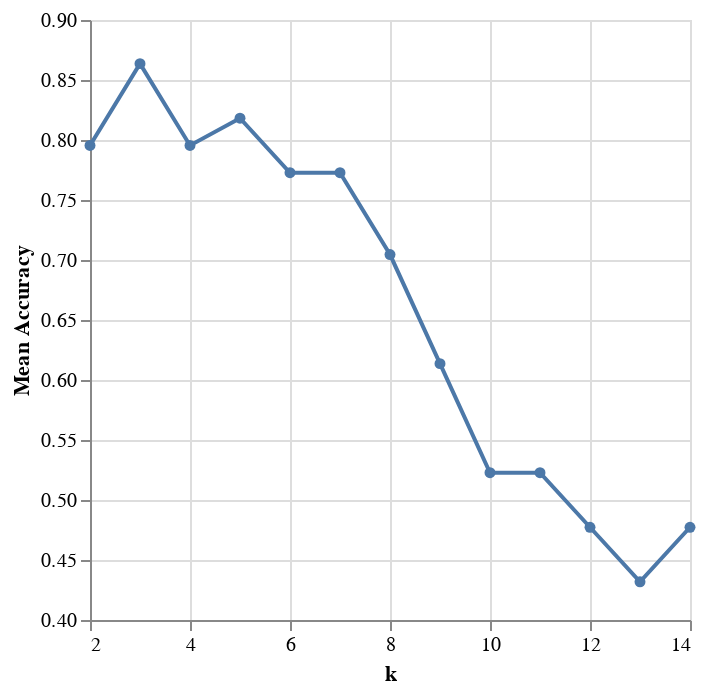

The code cell stored with this chart in its notebook:
### Markdown cell above
**Question 4.2**
<br>{points: 1} 


Visually inspecting the grid search results can help us find the best value for the number of neighbors parameter.

Create a line plot using the `accuracies_grid` dataframe with `param_kneighborsclassifier__n_neighbors` on the x-axis and the `mean_test_score` on the y-axis. Use `point=True` to include a point for each value of $K$. Make it an effective visualization.

*Assign your answer to a variable called `accuracy_versus_k_grid`.*

### Code cell
# ___ = alt.Chart(___).mark_line(___).encode(
#     x=alt.X(___)
#         .title(___)
#         .scale(zero=False),
#     y=alt.Y(___)
#         .title(___)
#         .scale(zero=False)
# )


# your code here
accuracy_versus_k_grid = alt.Chart(accuracies_grid).mark_line(point=True).encode(
    x=alt.X("param_kneighborsclassifier__n_neighbors")
        .title("k")
        .scale(zero=False),
    y=alt.Y("mean_test_score")
        .title("Mean Accuracy")
        .scale(zero=False)
)
accuracy_versus_k_grid

### Figure 1 — Vega-Lite specification as saved in the notebook (floating-point values rounded to 4 significant figures)
{"config": {"view": {"continuousWidth": 300, "continuousHeight": 300}}, "data": {"name": "data-32b85923bd4f927b6299a6d55132558c"}, "mark": {"type": "line", "point": true}, "encoding": {"x": {"field": "param_kneighborsclassifier__n_neighbors", "scale": {"zero": false}, "title": "k", "type": "quantitative"}, "y": {"field": "mean_test_score", "scale": {"zero": false}, "title": "Mean Accuracy", "type": "quantitative"}}, "$schema": "https://vega.github.io/schema/vega-lite/v5.8.0.json", "datasets": {"data-32b85923bd4f927b6299a6d55132558c": [{"mean_fit_time": 0.007213, "std_fit_time": 0.000827, "mean_score_time": 0.006394, "std_score_time": 0.001255, "param_kneighborsclassifier__n_neighbors": 2, "params": {"kneighborsclassifier__n_neighbors": 2}, "split0_test_score": 0.8182, "split1_test_score": 1.0, "split2_test_score": 0.8182, "split3_test_score": 0.5455, "mean_test_score": 0.7955, "std_test_score": 0.1623, "rank_test_score": 3}, {"mean_fit_time": 0.006319, "std_fit_time": 0.0003671, "mean_score_time": 0.005864, "std_score_time": 0.000261, "param_kneighborsclassifier__n_neighbors": 3, "params": {"kneighborsclassifier__n_neighbors": 3}, "split0_test_score": 1.0, "split1_test_score": 0.9091, "split2_test_score": 0.7273, "split3_test_score": 0.8182, "mean_test_score": 0.8636, "std_test_score": 0.1016, "rank_test_score": 1}, {"mean_fit_time": 0.006945, "std_fit_time": 0.0009485, "mean_score_time": 0.006323, "std_score_time": 0.00048, "param_kneighborsclassifier__n_neighbors": 4, "params": {"kneighborsclassifier__n_neighbors": 4}, "split0_test_score": 0.9091, "split1_test_score": 0.7273, "split2_test_score": 0.7273, "split3_test_score": 0.8182, "mean_test_score": 0.7955, "std_test_score": 0.07538, "rank_test_score": 4}, {"mean_fit_time": 0.006228, "std_fit_time": 0.0004957, "mean_score_time": 0.005783, "std_score_time": 0.0001926, "param_kneighborsclassifier__n_neighbors": 5, "params": {"kneighborsclassifier__n_neighbors": 5}, "split0_test_score": 1.0, "split1_test_score": 0.7273, "split2_test_score": 0.7273, "split3_test_score": 0.8182, "mean_test_score": 0.8182, "std_test_score": 0.1113, "rank_test_score": 2}, {"mean_fit_time": 0.006556, "std_fit_time": 0.0005404, "mean_score_time": 0.005704, "std_score_time": 0.0003006, "param_kneighborsclassifier__n_neighbors": 6, "params": {"kneighborsclassifier__n_neighbors": 6}, "split0_test_score": 1.0, "split1_test_score": 0.6364, "split2_test_score": 0.7273, "split3_test_score": 0.7273, "mean_test_score": 0.7727, "std_test_score": 0.1364, "rank_test_score": 5}, {"mean_fit_time": 0.006124, "std_fit_time": 0.0005102, "mean_score_time": 0.005869, "std_score_time": 0.0002485, "param_kneighborsclassifier__n_neighbors": 7, "params": {"kneighborsclassifier__n_neighbors": 7}, "split0_test_score": 1.0, "split1_test_score": 0.6364, "split2_test_score": 0.7273, "split3_test_score": 0.7273, "mean_test_score": 0.7727, "std_test_score": 0.1364, "rank_test_score": 5}, {"mean_fit_time": 0.006115, "std_fit_time": 0.0003635, "mean_score_time": 0.005986, "std_score_time": 0.0003969, "param_kneighborsclassifier__n_neighbors": 8, "params": {"kneighborsclassifier__n_neighbors": 8}, "split0_test_score": 1.0, "split1_test_score": 0.6364, "split2_test_score": 0.6364, "split3_test_score": 0.5455, "mean_test_score": 0.7045, "std_test_score": 0.1746, "rank_test_score": 7}, {"mean_fit_time": 0.005998, "std_fit_time": 0.0004373, "mean_score_time": 0.006644, "std_score_time": 0.0007384, "param_kneighborsclassifier__n_neighbors": 9, "params": {"kneighborsclassifier__n_neighbors": 9}, "split0_test_score": 0.8182, "split1_test_score": 0.6364, "split2_test_score": 0.5455, "split3_test_score": 0.4545, "mean_test_score": 0.6136, "std_test_score": 0.1345, "rank_test_score": 8}, {"mean_fit_time": 0.007108, "std_fit_time": 0.0005133, "mean_score_time": 0.006518, "std_score_time": 0.0006732, "param_kneighborsclassifier__n_neighbors": 10, "params": {"kneighborsclassifier__n_neighbors": 10}, "split0_test_score": 0.8182, "split1_test_score": 0.5455, "split2_test_score": 0.3636, "split3_test_score": 0.3636, "mean_test_score": 0.5227, "std_test_score": 0.186, "rank_test_score": 9}, {"mean_fit_time": 0.006002, "std_fit_time": 0.0001887, "mean_score_time": 0.005952, "std_score_time": 0.0002998, "param_kneighborsclassifier__n_neighbors": 11, "params": {"kneighborsclassifier__n_neighbors": 11}, "split0_test_score": 0.8182, "split1_test_score": 0.6364, "split2_test_score": 0.3636, "split3_test_score": 0.2727, "mean_test_score": 0.5227, "std_test_score": 0.2168, "rank_test_score": 10}, {"mean_fit_time": 0.005985, "std_fit_time": 0.0005122, "mean_score_time": 0.00588, "std_score_time": 0.0004901, "param_kneighborsclassifier__n_neighbors": 12, "params": {"kneighborsclassifier__n_neighbors": 12}, "split0_test_score": 0.5455, "split1_test_score": 0.4545, "split2_test_score": 0.4545, "split3_test_score": 0.4545, "mean_test_score": 0.4773, "std_test_score": 0.03936, "rank_test_score": 11}, {"mean_fit_time": 0.006484, "std_fit_time": 0.0006786, "mean_score_time": 0.005627, "std_score_time": 7.744e-05, "param_kneighborsclassifier__n_neighbors": 13, "params": {"kneighborsclassifier__n_neighbors": 13}, "split0_test_score": 0.5455, "split1_test_score": 0.5455, "split2_test_score": 0.2727, "split3_test_score": 0.3636, "mean_test_score": 0.4318, "std_test_score": 0.1181, "rank_test_score": 13}, {"mean_fit_time": 0.006768, "std_fit_time": 0.0008969, "mean_score_time": 0.006177, "std_score_time": 0.000676, "param_kneighborsclassifier__n_neighbors": 14, "params": {"kneighborsclassifier__n_neighbors": 14}, "split0_test_score": 0.5455, "split1_test_score": 0.5455, "split2_test_score": 0.2727, "split3_test_score": 0.5455, "mean_test_score": 0.4773, "std_test_score": 0.1181, "rank_test_score": 12}]}}
